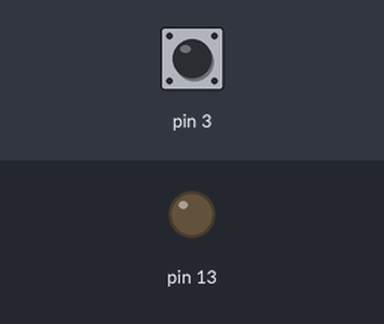
Recording of a sketch running on a simulated Arduino Uno, built with avr-gcc and run on an emulated ATmega328P. On the bench: output pins drawn as LEDs (lit = HIGH). The inputs (shaded band) are chosen by the test bench; at power-on: pin 3 HIGH.

Above: at 1.2 s.
1.3 s: pin 3 pulled LOW for 0.15 s
At 1.31 s:
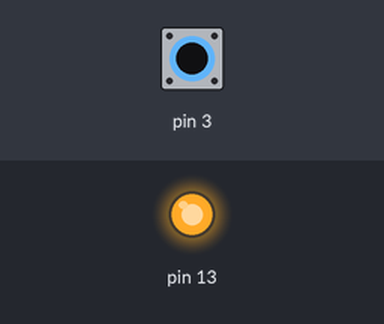
Timing chart, 0 to 4.3 s (numbered marks = the images above; inputs shaded):
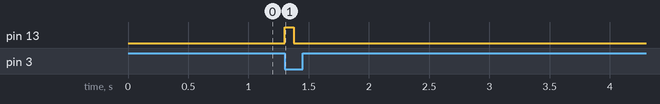

Measured:
- after the input at 1.3 s, pin 13: LOW → HIGH at once, → LOW 0.08 s later

The sketch:

LGT8F328P_Switch.ino
```cpp
void setup() {
  pinMode(3, INPUT_PULLUP);
  pinMode(13, OUTPUT);
}

boolean SW = false;

void loop() {
  if (digitalRead(3) == LOW && SW == false) {
    SW = true;
    digitalWrite(13, HIGH);
    delay(75);
    digitalWrite(13, LOW);
  }
  if (digitalRead(3) == HIGH && SW == true) {
    SW = false;
    delay(50);
  }
}
```
